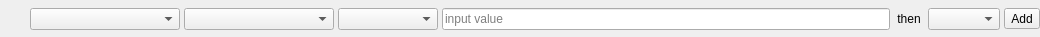
<?xml version="1.0" encoding="UTF-8"?>
<ui version="4.0">
 <class>UIFilterBar</class>
 <widget class="QWidget" name="UIFilterBar">
  <property name="geometry">
   <rect>
    <x>0</x>
    <y>0</y>
    <width>1040</width>
    <height>37</height>
   </rect>
  </property>
  <layout class="QVBoxLayout" name="verticalLayout_2">
   <property name="spacing">
    <number>0</number>
   </property>
   <property name="leftMargin">
    <number>0</number>
   </property>
   <property name="topMargin">
    <number>0</number>
   </property>
   <property name="rightMargin">
    <number>0</number>
   </property>
   <property name="bottomMargin">
    <number>0</number>
   </property>
   <item>
    <layout class="QHBoxLayout" name="horizontalLayout" stretch="0,0,0,0,10,0,0,0">
     <property name="spacing">
      <number>4</number>
     </property>
     <property name="leftMargin">
      <number>0</number>
     </property>
     <property name="topMargin">
      <number>2</number>
     </property>
     <property name="rightMargin">
      <number>0</number>
     </property>
     <item>
      <widget class="QToolButton" name="btnFilterEdit">
       <property name="minimumSize">
        <size>
         <width>26</width>
         <height>26</height>
        </size>
       </property>
       <property name="text">
        <string/>
       </property>
       <property name="autoRaise">
        <bool>true</bool>
       </property>
      </widget>
     </item>
     <item>
      <widget class="QComboBox" name="comboBoxType">
       <property name="minimumSize">
        <size>
         <width>150</width>
         <height>0</height>
        </size>
       </property>
       <property name="autoFillBackground">
        <bool>true</bool>
       </property>
       <property name="editable">
        <bool>false</bool>
       </property>
       <property name="maxVisibleItems">
        <number>20</number>
       </property>
       <property name="iconSize">
        <size>
         <width>16</width>
         <height>16</height>
        </size>
       </property>
      </widget>
     </item>
     <item>
      <widget class="QComboBox" name="comboBoxField">
       <property name="minimumSize">
        <size>
         <width>150</width>
         <height>0</height>
        </size>
       </property>
      </widget>
     </item>
     <item>
      <widget class="QComboBox" name="comboBoxOperator">
       <property name="minimumSize">
        <size>
         <width>100</width>
         <height>0</height>
        </size>
       </property>
      </widget>
     </item>
     <item>
      <widget class="QLineEdit" name="editValue">
       <property name="minimumSize">
        <size>
         <width>0</width>
         <height>22</height>
        </size>
       </property>
       <property name="inputMask">
        <string/>
       </property>
       <property name="placeholderText">
        <string>input value</string>
       </property>
      </widget>
     </item>
     <item>
      <widget class="QLabel" name="label_2">
       <property name="text">
        <string> then </string>
       </property>
      </widget>
     </item>
     <item>
      <widget class="QComboBox" name="comboBoxAction">
       <property name="minimumSize">
        <size>
         <width>0</width>
         <height>0</height>
        </size>
       </property>
       <property name="maximumSize">
        <size>
         <width>16777215</width>
         <height>16777215</height>
        </size>
       </property>
       <property name="editable">
        <bool>false</bool>
       </property>
       <property name="currentIndex">
        <number>-1</number>
       </property>
      </widget>
     </item>
     <item>
      <widget class="QToolButton" name="btnAddFilter">
       <property name="minimumSize">
        <size>
         <width>0</width>
         <height>0</height>
        </size>
       </property>
       <property name="maximumSize">
        <size>
         <width>16777215</width>
         <height>16777215</height>
        </size>
       </property>
       <property name="text">
        <string>Add</string>
       </property>
       <property name="iconSize">
        <size>
         <width>26</width>
         <height>26</height>
        </size>
       </property>
       <property name="autoRaise">
        <bool>false</bool>
       </property>
      </widget>
     </item>
    </layout>
   </item>
  </layout>
 </widget>
 <resources/>
 <connections>
  <connection>
   <sender>editValue</sender>
   <signal>returnPressed()</signal>
   <receiver>btnAddFilter</receiver>
   <slot>click()</slot>
   <hints>
    <hint type="sourcelabel">
     <x>648</x>
     <y>18</y>
    </hint>
    <hint type="destinationlabel">
     <x>1020</x>
     <y>18</y>
    </hint>
   </hints>
  </connection>
 </connections>
</ui>
